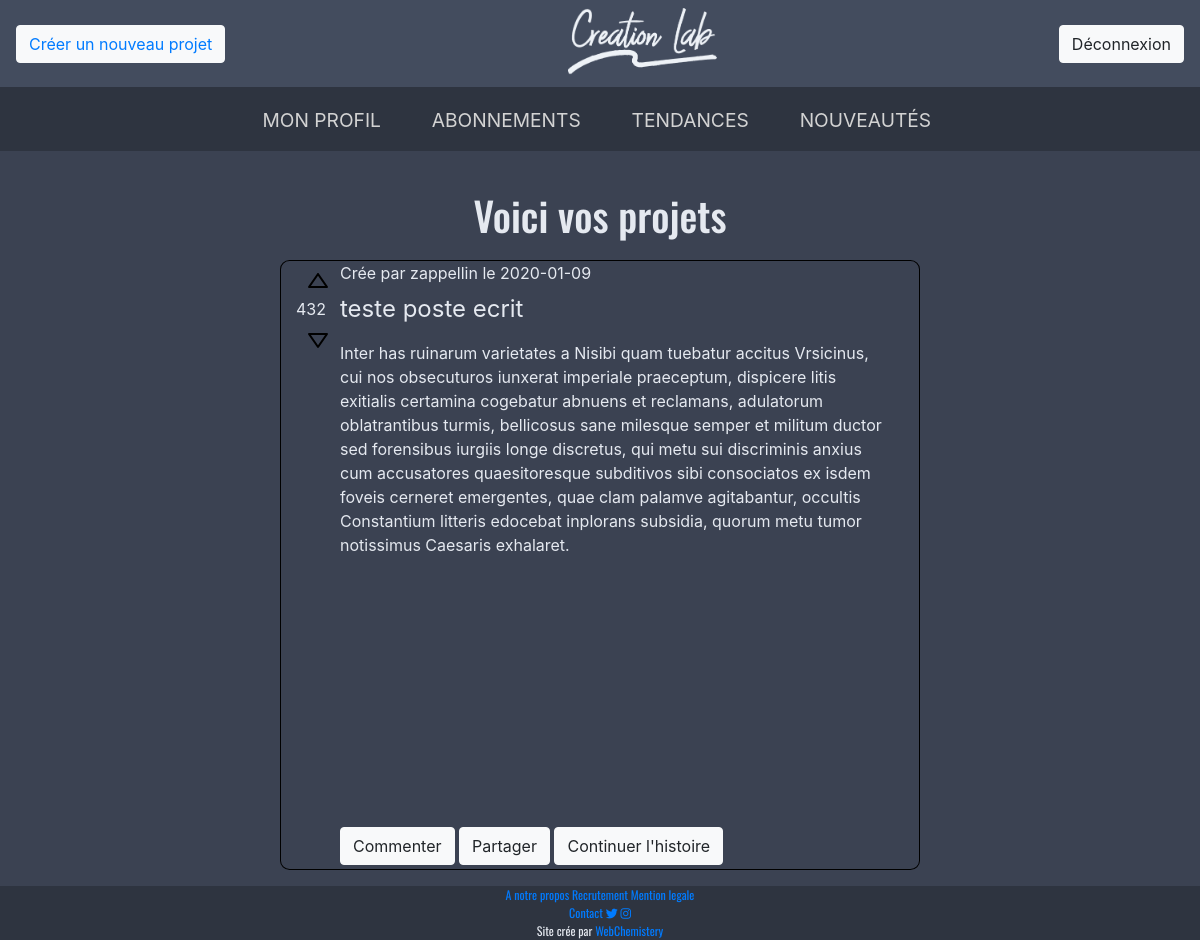
/project.php (signed in), run on an earlier commit of the app's database.
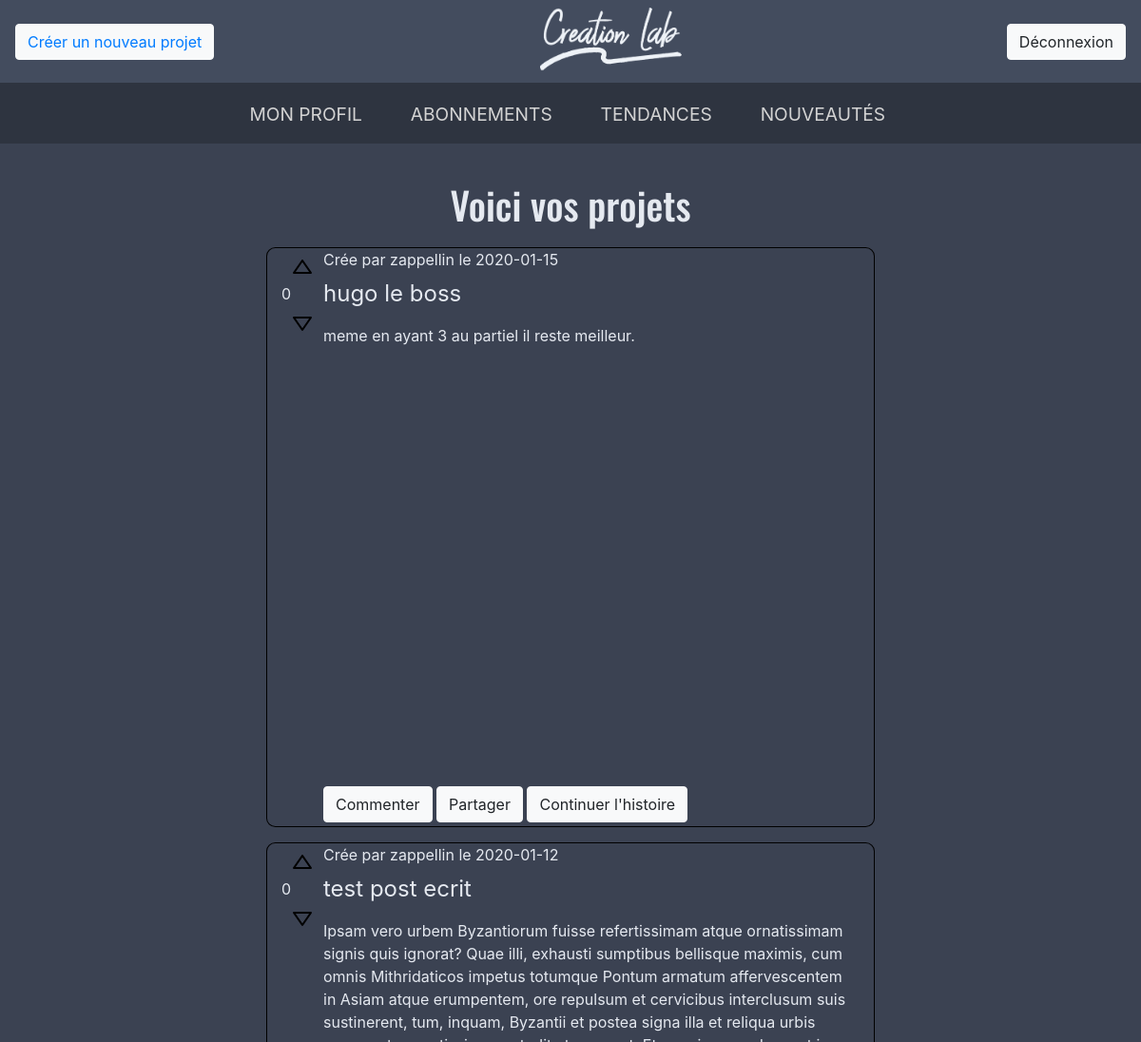
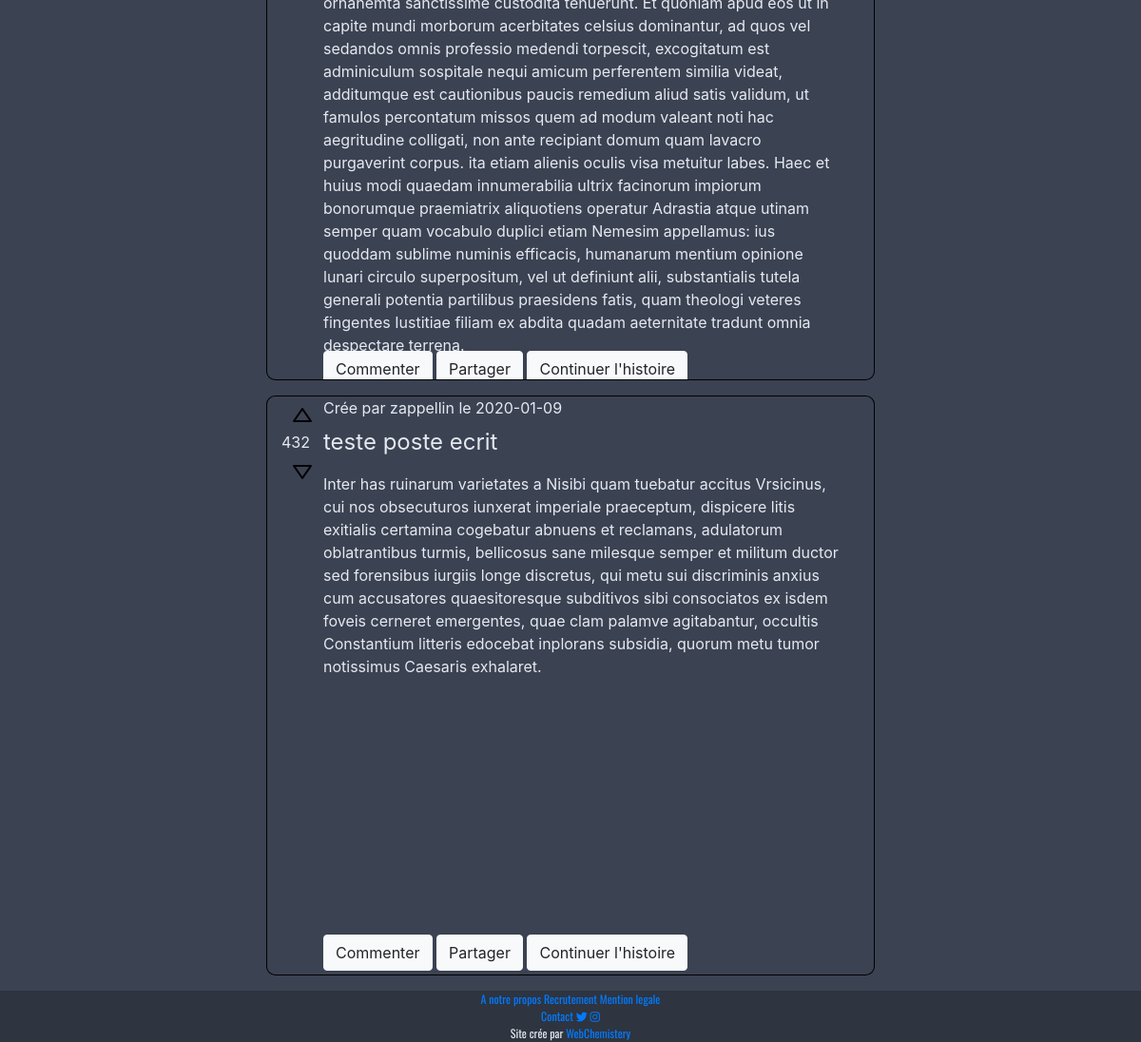
And on a later commit of the database (2 pictures, top to bottom).
### tables this page shows
CREATE TABLE `post_text` (
  `post_id` int(11) NOT NULL,
  `post_name` varchar(255) DEFAULT NULL,
  `post_desc` text DEFAULT NULL,
  `contenue` longtext DEFAULT NULL,
  `parent_node` int(11) DEFAULT NULL,
  `upvote` int(11) DEFAULT NULL,
  `downvote` int(11) DEFAULT NULL,
  `tag` int(11) DEFAULT NULL,
  `author` varchar(255) NOT NULL,
  `slug` varchar(255) DEFAULT NULL,
  `date_post` date NOT NULL
);

### partials/data_connected.php (the view)
<div class="container row post mt-3 mb-3" style="overflow:hidden;">
    <div class="vote">
	<button type="button" class="btn btn-light"><img src="image/arrow_up.svg" alt="upvote"></button>
	<div class="numberVote"><?php echo ($post[$i]['upvote'] - $post[$i]['downvote']) ?></div>
	<button type="button" class="btn btn-light"><img src="image/arrow_down.svg" alt="downvote"></button>
	</div>
    <div class="corps">
	<div class="info">
	   <?php echo "Crée par " . $post[$i]['author'] . " le " . $post[$i]['date_post']; ?>
	</div>
	<div class="title">
	    <?php echo $post[$i]['post_name'] ?>
	</div>
	<div class="contenue">
	   <?php echo $post[$i]['contenue'] ?>
	</div>
	<div class="interaction">
	    <button type="button" class="btn btn-light">Commenter</button>
	    <button type="button" class="btn btn-light">Partager</button>
	    <button type="button" class="btn btn-light">Continuer l'histoire</button>
	</div>
	</div>
</div>

### project.php (shortened to what this page needs)
<?php
require 'database/db.php';
?>
<!DOCTYPE html>
<html lang="fr">
<head>
    <link rel="stylesheet" href="css/bootstrap.min.css">
    <link rel="stylesheet" href="css/style.css">
</head>
<body>
<nav class="navbar">
	<span><button type="button" class="btn btn-light"><a href="new_project.php">Créer un nouveau projet</a></button></span>
    <span class="logo"><a href="index.php"><img src="image/Creation_Lab.png" alt="logo_creationLab" width="149"
						height="71"></a></span>
    <span><a href="deco.php"><button type="button" class="btn btn-light">Déconnexion</button></a></span>
</nav>
<?php include 'partials/menu.php';?>
<?php
$query = "SELECT * FROM post_text WHERE author='" . $_SESSION['username'] . "'";
$get_post = $db->prepare($query);
$get_post->execute();
$post = $get_post->fetchAll();
?>
<h1>Voici vos projets</h1>
<?php for ($i = count($post) - 1; $i >= 0; $i--) {
include 'partials/data_connected.php';
}?>
<?php include 'partials/footer.php';?>
</body>
</html>

### partials/menu.php (shortened to what this page needs)
<div id="menu">
  <nav class="menu text-center">
 <ul>
        <li class="deroulant "><a href="#"> Mon profil </a>
        </li>
        <li><a href="#"> Abonnements </a></li>
        <li><a href="#"> Tendances </a></li>
        <li><a href="#"> Nouveautés </a></li>
  </ul>
</nav>
</div>

### partials/footer.php (shortened to what this page needs)
<footer class="page-footer text-center">
  <div id="monfooter1" class="container-fluid">
    <a href="#"> A notre propos </a>
    <a href="#"> Recrutement </a>
    <a href="#"> Mention legale</a>
</div>
<div id="monfooter2" class="container-fluid">
    <a href="#"> Contact </a>
    <a href="#"><i class="fab fa-twitter"></i> </a>
    <a href="https://www.instagram.com/creationlab__/" target="_blank"><i class="fab fa-instagram"></i></a>
</div>
<div id="monfooter3">
  Site crée par  <a href="#">WebChemistery</a>
</div>
</footer>

### css/style.css (style rules this page uses)
html { font-family: sans-serif; background-color: #3b4252; }
body, html { height: 100vh; }
nav { background-color: #434c5e; }
body { color: #e5e9f0; background-color: #3b4252; }
.logo { margin-left: auto; margin-right: auto; }
.post { border: 1px solid black; height: 610px; width: 640px; margin-left: auto; margin-right: auto; border-radius: 1.5%; display: flex; }
.vote button { background: transparent; border: transparent; }
.info { height: 30px; width: 550px; }
.title { font-size: 24px; height: 50px; width: 550px; }
.contenue { height: 80%; width: 550px; }
footer { background: #ccc; background-color: #2e3440; font-family: oswald; font-size: 12px; }
.menu ul li { position: relative; }
.menu { text-transform: uppercase; color: #626262; height: 4em; background-color: #2e3440; width: 100%; }
li { list-style: none; font-style: small-caps; font-size: 1.2em; display: inline-block; margin-top: 1em; margin-right: 4%; }
ul { list-style-type: none; }
li a { display: block; color: lightgray; }
h1 { text-align: center; font-family: 'Oswald', sans-serif; padding-bottom: 5px; padding-top: 1em; }

What changed in the data, as far as the page shows it:
added post_text: $post[$i]['upvote']-$post[$i]['downvote'] "0", author "zappellin", date_post "2020-01-15", post_name "hugo le boss", contenue "meme en ayant 3 au partiel il reste meilleur."
added post_text: $post[$i]['upvote']-$post[$i]['downvote'] "0", author "zappellin", date_post "2020-01-12", post_name "test post ecrit", contenue "Ipsam vero urbem Byzantiorum fuisse refertissimam atque ornatissimam signis quis ignorat? Quae illi, exhausti sumptibus bellisque maximis, cum omnis Mithridaticos impetus totumque Pontum armatum affervescentem in Asiam atque erumpentem, ore repulsum et cervicibus interclusum suis sustinerent, tum, inquam, Byzantii et postea signa illa et reliqua urbis ornanemta sanctissime custodita tenuerunt. Et quoniam apud eos ut in capite mundi morborum acerbitates celsius dominantur, ad quos vel sedandos omnis professio medendi torpescit, excogitatum est adminiculum sospitale nequi amicum perferentem similia videat, additumque est cautionibus paucis remedium aliud satis validum, ut famulos percontatum…"
